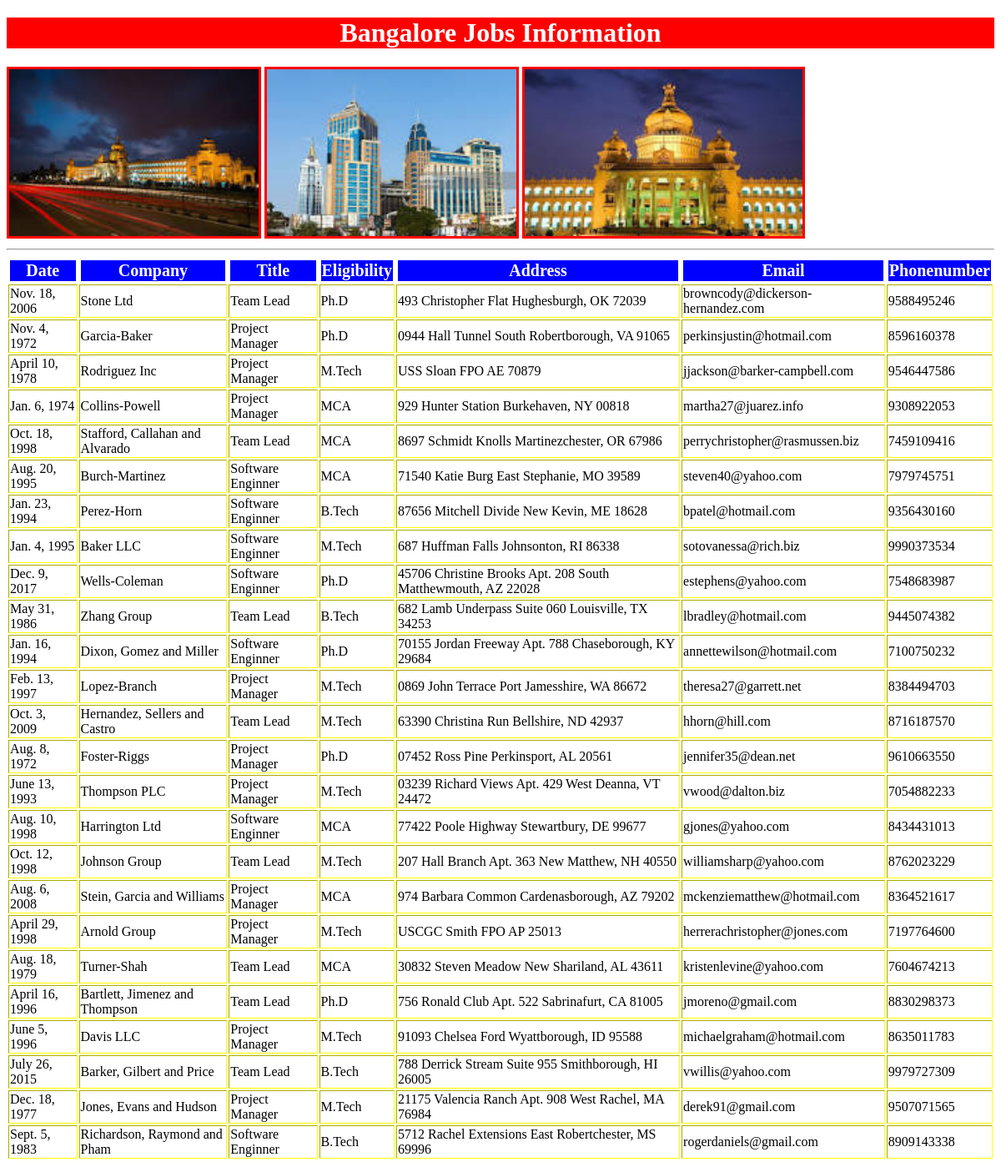
/bang/, run on the app's committed database.
### testapp/models.py (models this page shows)
class Bangjobs(models.Model):
    date=models.DateField()
    company=models.CharField(max_length=100)
    title=models.CharField(max_length=100)
    eiligibility=models.CharField(max_length=100)
    address=models.CharField(max_length=100)
    email=models.EmailField()
    phonenumber=models.IntegerField()

### testapp/views.py (the view)
# urls.py: path('bang/', views.Bang_jobs_views),
def Bang_jobs_views(request):
    Bangjobs_list=Bangjobs.objects.all()
    return render(request,'testapp/bangjobs.html',{'Bangjobs_list':Bangjobs_list})

### templates/testapp/bangjobs.html (shortened to what this page needs)
<!DOCTYPE html>
{%load staticfiles%}
<html lang="en">
<head>
    <link rel="stylesheet" href="{%static 'css/cssjobs.css'%}"/>
</head>
<body>
<h1>Bangalore Jobs Information</h1>
<img src="{%static 'images/bang1.jpg'%}">
<img src="{%static 'images/bang2.jpg'%}">
<img src="{%static 'images/bang3.jpg'%}">
<hr>
{% if Bangjobs_list %}
<table border="2">
    <thead>
    <th>Date</th>
    <th>Company</th>
    <th>Title</th>
    <th>Eligibility</th>
    <th>Address</th>
    <th>Email</th>
    <th>Phonenumber</th>
    </thead>
    {% for job in Bangjobs_list%}
    <tr>
        <td>{{job.date}}</td>
        <td>{{job.company}}</td>
        <td>{{job.title}}</td>
        <td>{{job.eiligibility}}</td>
        <td>{{job.address}}</td>
        <td>{{job.email}}</td>
        <td>{{job.phonenumber}}</td>
    </tr>
    {% endfor %}
</table>
{% else %}
<p>No Jobs Found</p>
{%endif%}
</body>
</html>

### templates/testapp/bangjobs.html (style rules this page uses)
img { height:200px; width:30% float:left; margin:1.5% border:2px solid red; }
body { background:url(https://images.unsplash.com/photo-1503756234508-e32369269deb?ixlib=rb-1.2.1&ixid=eyJhcHBfaWQiOjEyMDd9&auto=format&fit=crop&w=1575&q=80) }
img { border:3px solid red; }
h1 { color:white; text-align:center; background:red; }
thead,th { color:white; border:2px solid white; font-size:20px; margin:auto; background:blue; }
table { color:black; border:yellow; }

### data on the page
Bangjobs: date "Nov. 18, 2006", company "Stone Ltd", title "Team Lead", eiligibility "Ph.D", address "493 Christopher Flat Hughesburgh, OK 72039", email "browncody@dickerson-hernandez.com", phonenumber "9588495246"
Bangjobs: date "Nov. 4, 1972", company "Garcia-Baker", title "Project Manager", eiligibility "Ph.D", address "0944 Hall Tunnel South Robertborough, VA 91065", email "perkinsjustin@hotmail.com", phonenumber "8596160378"
Bangjobs: date "April 10, 1978", company "Rodriguez Inc", title "Project Manager", eiligibility "M.Tech", address "USS Sloan FPO AE 70879", email "jjackson@barker-campbell.com", phonenumber "9546447586"
Bangjobs: date "Jan. 6, 1974", company "Collins-Powell", title "Project Manager", eiligibility "MCA", address "929 Hunter Station Burkehaven, NY 00818", email "martha27@juarez.info", phonenumber "9308922053"
Bangjobs: date "Oct. 18, 1998", company "Stafford, Callahan and Alvarado", title "Team Lead", eiligibility "MCA", address "8697 Schmidt Knolls Martinezchester, OR 67986", email "perrychristopher@rasmussen.biz", phonenumber "7459109416"
Bangjobs: date "Aug. 20, 1995", company "Burch-Martinez", title "Software Enginner", eiligibility "MCA", address "71540 Katie Burg East Stephanie, MO 39589", email "steven40@yahoo.com", phonenumber "7979745751"
Bangjobs: date "Jan. 23, 1994", company "Perez-Horn", title "Software Enginner", eiligibility "B.Tech", address "87656 Mitchell Divide New Kevin, ME 18628", email "bpatel@hotmail.com", phonenumber "9356430160"
Bangjobs: date "Jan. 4, 1995", company "Baker LLC", title "Software Enginner", eiligibility "M.Tech", address "687 Huffman Falls Johnsonton, RI 86338", email "sotovanessa@rich.biz", phonenumber "9990373534"
Bangjobs: date "Dec. 9, 2017", company "Wells-Coleman", title "Software Enginner", eiligibility "Ph.D", address "45706 Christine Brooks Apt. 208 South Matthewmouth, AZ 22028", email "estephens@yahoo.com", phonenumber "7548683987"
Bangjobs: date "May 31, 1986", company "Zhang Group", title "Team Lead", eiligibility "B.Tech", address "682 Lamb Underpass Suite 060 Louisville, TX 34253", email "lbradley@hotmail.com", phonenumber "9445074382"
Bangjobs: date "Jan. 16, 1994", company "Dixon, Gomez and Miller", title "Software Enginner", eiligibility "Ph.D", address "70155 Jordan Freeway Apt. 788 Chaseborough, KY 29684", email "annettewilson@hotmail.com", phonenumber "7100750232"
Bangjobs: date "Feb. 13, 1997", company "Lopez-Branch", title "Project Manager", eiligibility "M.Tech", address "0869 John Terrace Port Jamesshire, WA 86672", email "theresa27@garrett.net", phonenumber "8384494703"
Bangjobs: date "Oct. 3, 2009", company "Hernandez, Sellers and Castro", title "Team Lead", eiligibility "M.Tech", address "63390 Christina Run Bellshire, ND 42937", email "hhorn@hill.com", phonenumber "8716187570"
Bangjobs: date "Aug. 8, 1972", company "Foster-Riggs", title "Project Manager", eiligibility "Ph.D", address "07452 Ross Pine Perkinsport, AL 20561", email "jennifer35@dean.net", phonenumber "9610663550"
Bangjobs: date "June 13, 1993", company "Thompson PLC", title "Project Manager", eiligibility "M.Tech", address "03239 Richard Views Apt. 429 West Deanna, VT 24472", email "vwood@dalton.biz", phonenumber "7054882233"
Bangjobs: date "Aug. 10, 1998", company "Harrington Ltd", title "Software Enginner", eiligibility "MCA", address "77422 Poole Highway Stewartbury, DE 99677", email "gjones@yahoo.com", phonenumber "8434431013"
Bangjobs: date "Oct. 12, 1998", company "Johnson Group", title "Team Lead", eiligibility "M.Tech", address "207 Hall Branch Apt. 363 New Matthew, NH 40550", email "williamsharp@yahoo.com", phonenumber "8762023229"
Bangjobs: date "Aug. 6, 2008", company "Stein, Garcia and Williams", title "Project Manager", eiligibility "MCA", address "974 Barbara Common Cardenasborough, AZ 79202", email "mckenziematthew@hotmail.com", phonenumber "8364521617"
Bangjobs: date "April 29, 1998", company "Arnold Group", title "Project Manager", eiligibility "M.Tech", address "USCGC Smith FPO AP 25013", email "herrerachristopher@jones.com", phonenumber "7197764600"
Bangjobs: date "Aug. 18, 1979", company "Turner-Shah", title "Team Lead", eiligibility "MCA", address "30832 Steven Meadow New Shariland, AL 43611", email "kristenlevine@yahoo.com", phonenumber "7604674213"
Bangjobs: date "April 16, 1996", company "Bartlett, Jimenez and Thompson", title "Team Lead", eiligibility "Ph.D", address "756 Ronald Club Apt. 522 Sabrinafurt, CA 81005", email "jmoreno@gmail.com", phonenumber "8830298373"
Bangjobs: date "June 5, 1996", company "Davis LLC", title "Project Manager", eiligibility "M.Tech", address "91093 Chelsea Ford Wyattborough, ID 95588", email "michaelgraham@hotmail.com", phonenumber "8635011783"
Bangjobs: date "July 26, 2015", company "Barker, Gilbert and Price", title "Team Lead", eiligibility "B.Tech", address "788 Derrick Stream Suite 955 Smithborough, HI 26005", email "vwillis@yahoo.com", phonenumber "9979727309"
Bangjobs: date "Dec. 18, 1977", company "Jones, Evans and Hudson", title "Project Manager", eiligibility "M.Tech", address "21175 Valencia Ranch Apt. 908 West Rachel, MA 76984", email "derek91@gmail.com", phonenumber "9507071565"
Bangjobs: date "Sept. 5, 1983", company "Richardson, Raymond and Pham", title "Software Enginner", eiligibility "B.Tech", address "5712 Rachel Extensions East Robertchester, MS 69996", email "rogerdaniels@gmail.com", phonenumber "8909143338"
